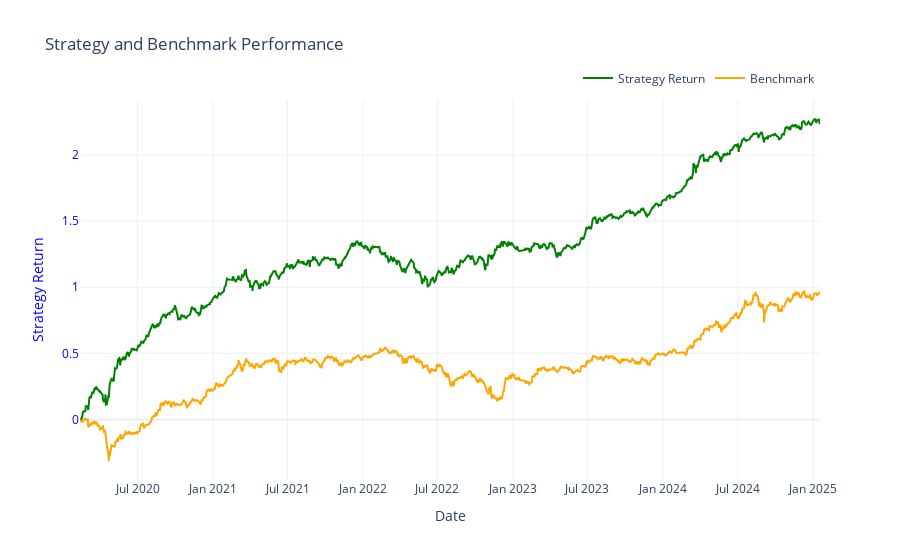

Source (notebook cell):
### Code cell
# origin: ignores fees and changes on demand
def easy_breakout(df, beck, top_n=1, type_="AE21"):
   
    tdf = df.ffill().fillna(0)
    
    pct_change = tdf.pct_change()
    pct_change[(pct_change > 0.1) | (pct_change < -0.1)] = 0 
   
    holdings = []
    cumulative_returns = pd.DataFrame(index=tdf.index)  

   
    for i in range(1, len(tdf)):
        cumulative_returns = cumulative_returns.shift(1).fillna(0) + pct_change
        best_stocks = cumulative_returns.iloc[i].nlargest(top_n).index 
        holdings.append(list(best_stocks)) 
    
    i = 20
    pct_change = pct_change.shift(i)
    pct_change['Best_Holding'] = [None] + holdings
    holds = ""
    holdings_dict = {}
    
    for index, row in pct_change[['Best_Holding']].iterrows():
        if row['Best_Holding'] == None: continue
        current_holdings = set(row['Best_Holding']) 
        if holds != current_holdings:
            holdings_dict[index] = current_holdings 
            holds = current_holdings

    pct_change = pct_change.iloc[2+i:, :]
        
    pct_change['ret'] = pct_change.apply(lambda row: row[row['Best_Holding']].mean(), axis=1)
   
    fig = go.Figure()
   
    fig.add_trace(go.Scatter(
        x=pct_change.index,
        y=pct_change['ret'].cumsum(),
        mode="lines",
        line=dict(color="green"),
        yaxis="y1",
        name="Strategy Return"
    ))

    beck = beck.loc[:].pct_change().cumsum()
    beck.columns = ['pct_change']
    fig.add_trace(go.Scatter(
        x=pct_change.index,
        y=beck["pct_change"],
        name="Benchmark",
        mode="lines",
        line=dict(color="orange"),
        yaxis="y1"
    ))
    
    fig.update_layout(
        title="Strategy and Benchmark Performance",
        xaxis=dict(title="Date"),
        yaxis=dict(
            title="Strategy Return",
            titlefont=dict(color="blue"),
            tickfont=dict(color="blue"),
        ),
        yaxis2=dict(
            title="Benchmark",
            titlefont=dict(color="orange"),
            tickfont=dict(color="orange"),
            overlaying="y", 
            side="right" 
        ),
        legend=dict(orientation="h", yanchor="bottom", y=1.02, xanchor="right", x=1),
        template="plotly_white"
    )

    fig.show()
    return holdings_dict

beck = yf.download("0050.TW", start='2020-01-01', progress=False, rounding=2)[['Adj Close']]
holdings_dict = easy_breakout(pivoted_df, beck, top_n=3, type_='AA2')

### Figure 1 — Plotly figure (JSON) as saved in the notebook; plotly's stock layout.template omitted (floating-point values rounded to 4 significant figures; data arrays with more than 128 entries replaced by an {"elided": "..."} marker saying what was removed)
{"data": [{"line": {"color": "green"}, "mode": "lines", "name": "Strategy Return", "type": "scatter", "x": {"elided": "1206 str values"}, "y": {"elided": "1206 float values"}, "yaxis": "y"}, {"line": {"color": "orange"}, "mode": "lines", "name": "Benchmark", "type": "scatter", "x": {"elided": "1206 str values"}, "y": {"elided": "1239 float values"}, "yaxis": "y"}], "layout": {"legend": {"orientation": "h", "x": 1, "xanchor": "right", "y": 1.02, "yanchor": "bottom"}, "title": {"text": "Strategy and Benchmark Performance"}, "xaxis": {"title": {"text": "Date"}}, "yaxis": {"tickfont": {"color": "blue"}, "title": {"font": {"color": "blue"}, "text": "Strategy Return"}}, "yaxis2": {"overlaying": "y", "side": "right", "tickfont": {"color": "orange"}, "title": {"font": {"color": "orange"}, "text": "Benchmark"}}}}
